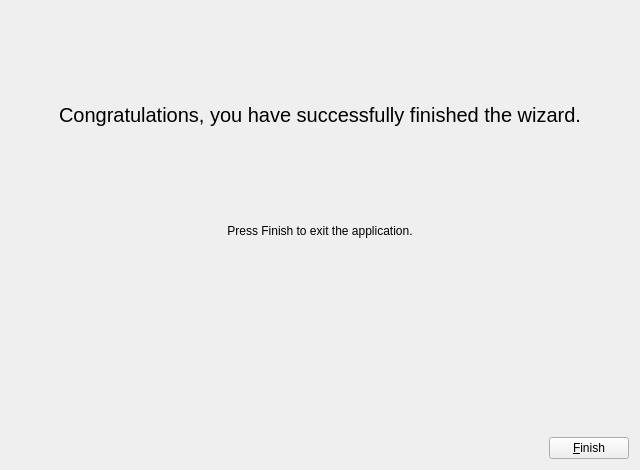
<?xml version="1.0" encoding="UTF-8"?>
<ui version="4.0">
 <class>workflowFinished</class>
 <widget class="QWidget" name="workflowFinished">
  <property name="geometry">
   <rect>
    <x>0</x>
    <y>0</y>
    <width>640</width>
    <height>470</height>
   </rect>
  </property>
  <property name="windowTitle">
   <string>FinishedZlatko</string>
  </property>
  <layout class="QVBoxLayout" name="verticalLayout">
   <item>
    <widget class="QLabel" name="label">
     <property name="font">
      <font>
       <pointsize>15</pointsize>
      </font>
     </property>
     <property name="text">
      <string>Congratulations, you have successfully finished the wizard.</string>
     </property>
     <property name="alignment">
      <set>Qt::AlignCenter</set>
     </property>
    </widget>
   </item>
   <item>
    <widget class="QLabel" name="label_2">
     <property name="text">
      <string>Press Finish to exit the application.</string>
     </property>
     <property name="alignment">
      <set>Qt::AlignHCenter|Qt::AlignTop</set>
     </property>
    </widget>
   </item>
   <item>
    <layout class="QHBoxLayout" name="horizontalLayout">
     <item>
      <spacer name="horizontalSpacer">
       <property name="orientation">
        <enum>Qt::Horizontal</enum>
       </property>
       <property name="sizeHint" stdset="0">
        <size>
         <width>40</width>
         <height>20</height>
        </size>
       </property>
      </spacer>
     </item>
     <item>
      <widget class="QPushButton" name="finishButton">
       <property name="autoFillBackground">
        <bool>false</bool>
       </property>
       <property name="text">
        <string>&amp;Finish</string>
       </property>
      </widget>
     </item>
    </layout>
   </item>
  </layout>
 </widget>
 <resources/>
 <connections/>
</ui>
